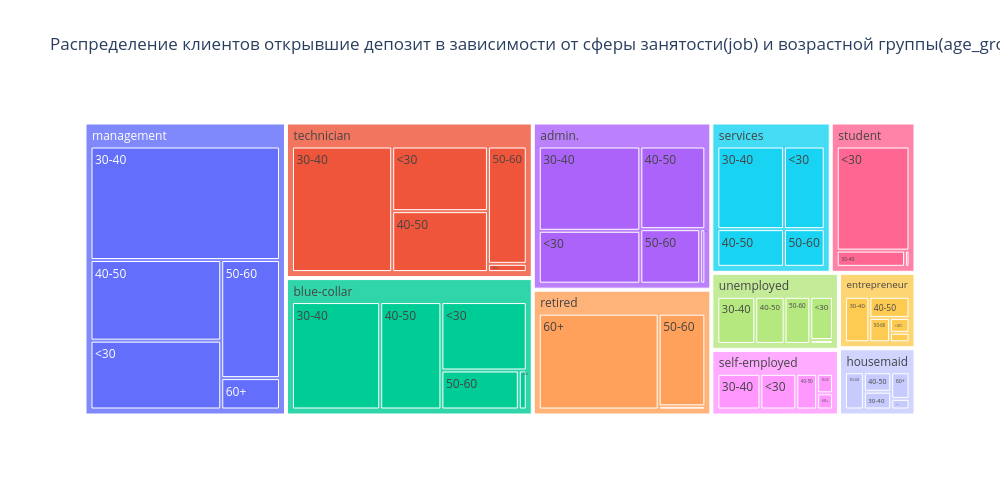

Notebook code for this chart:
### Code cell
# построю сводную таблицу, чтобы определить люди в какой сфере занятости и возрастной группы наиболее многочисленны
#(если рассматривать тех, кто открыл депозит)
p3 = data[data['deposit']==1]
p3 = pd.DataFrame(p3.pivot_table(
    values='education',
    index=['job', 'age_group'],    
    columns='deposit',
    aggfunc='count',
    fill_value=0))

fig = px.treemap(
    data_frame=p3, #DataFrame
    path=[p3.index.get_level_values(0), p3.index.get_level_values(1)], #категориальный признак, для которого строится график
    values=1, #параметр, который сравнивается
    height=500, #высота
    width=1000, #ширина
    title='Распределение клиентов открывшие депозит в зависимости от сферы занятости(job) и возрастной группы(age_group)' #заголовок
)
#отображаем график
fig.show('png')

### Figure 1 — Plotly figure (JSON) as saved in the notebook; plotly's stock layout.template omitted (floating-point values rounded to 4 significant figures)
{"data": [{"branchvalues": "total", "domain": {"x": [0, 1], "y": [0, 1]}, "hovertemplate": "labels=%{label}<br>1=%{value}<br>parent=%{parent}<br>id=%{id}<extra></extra>", "ids": ["admin./<30", "blue-collar/<30", "entrepreneur/<30", "housemaid/<30", "management/<30", "retired/<30", "self-employed/<30", "services/<30", "student/<30", "technician/<30", "unemployed/<30", "admin./30-40", "blue-collar/30-40", "entrepreneur/30-40", "housemaid/30-40", "management/30-40", "retired/30-40", "self-employed/30-40", "services/30-40", "student/30-40", "technician/30-40", "unemployed/30-40", "admin./40-50", "blue-collar/40-50", "entrepreneur/40-50", "housemaid/40-50", "management/40-50", "retired/40-50", "self-employed/40-50", "services/40-50", "student/40-50", "technician/40-50", "unemployed/40-50", "admin./50-60", "blue-collar/50-60", "entrepreneur/50-60", "housemaid/50-60", "management/50-60", "retired/50-60", "self-employed/50-60", "services/50-60", "student/50-60", "technician/50-60", "unemployed/50-60", "admin./60+", "blue-collar/60+", "entrepreneur/60+", "housemaid/60+", "management/60+", "retired/60+", "self-employed/60+", "services/60+", "student/60+", "technician/60+", "unemployed/60+", "admin.", "blue-collar", "entrepreneur", "housemaid", "management", "retired", "self-employed", "services", "student", "technician", "unemployed"], "labels": ["<30", "<30", "<30", "<30", "<30", "<30", "<30", "<30", "<30", "<30", "<30", "30-40", "30-40", "30-40", "30-40", "30-40", "30-40", "30-40", "30-40", "30-40", "30-40", "30-40", "40-50", "40-50", "40-50", "40-50", "40-50", "40-50", "40-50", "40-50", "40-50", "40-50", "40-50", "50-60", "50-60", "50-60", "50-60", "50-60", "50-60", "50-60", "50-60", "50-60", "50-60", "50-60", "60+", "60+", "60+", "60+", "60+", "60+", "60+", "60+", "60+", "60+", "60+", "admin.", "blue-collar", "entrepreneur", "housemaid", "management", "retired", "self-employed", "services", "student", "technician", "unemployed"], "name": "", "parents": ["admin.", "blue-collar", "entrepreneur", "housemaid", "management", "retired", "self-employed", "services", "student", "technician", "unemployed", "admin.", "blue-collar", "entrepreneur", "housemaid", "management", "retired", "self-employed", "services", "student", "technician", "unemployed", "admin.", "blue-collar", "entrepreneur", "housemaid", "management", "retired", "self-employed", "services", "student", "technician", "unemployed", "admin.", "blue-collar", "entrepreneur", "housemaid", "management", "retired", "self-employed", "services", "student", "technician", "unemployed", "admin.", "blue-collar", "entrepreneur", "housemaid", "management", "retired", "self-employed", "services", "student", "technician", "unemployed", "", "", "", "", "", "", "", "", "", "", ""], "type": "treemap", "values": [135, 151, 11, 8, 205, 0, 50, 90, 212, 155, 34, 215, 245, 42, 20, 490, 0, 60, 147, 31, 315, 62, 135, 170, 32, 22, 240, 4, 29, 67, 2, 146, 48, 82, 78, 19, 29, 158, 117, 12, 41, 0, 114, 42, 7, 8, 7, 20, 42, 311, 10, 0, 0, 8, 3, 574, 652, 111, 99, 1135, 432, 161, 345, 245, 738, 189]}], "layout": {"height": 500, "legend": {"tracegroupgap": 0}, "title": {"text": "Распределение клиентов открывшие депозит в зависимости от сферы занятости(job) и возрастной группы(age_group)"}, "width": 1000}}
